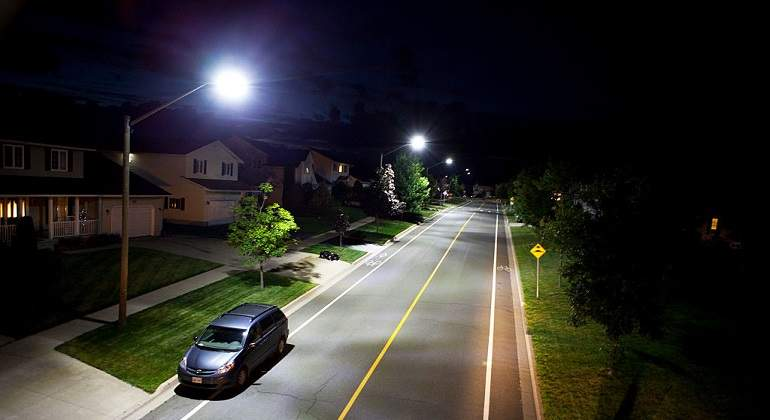
#> input picture 06_procesamiento_en_color/Farolas-LED.jpg, 770 x 420 px
$ python punto_4.py
#> lines starting #> are read from the running program, lines starting #| are printed output that depends on the picture
import matplotlib.pyplot as plt
import cv2 as cv
import numpy as np


def equalize_histogram_channels_3(image: np.ndarray, hls: bool = False) -> np.ndarray:
    channel_1, channel_2, channel_3 = cv.split(image)

    if hls:
        channel_2 = cv.equalizeHist(channel_2)
    else:
        channel_1 = cv.equalizeHist(channel_1)
        channel_2 = cv.equalizeHist(channel_2)
        channel_3 = cv.equalizeHist(channel_3)

    return cv.merge((channel_1, channel_2, channel_3))


def main() -> None:
    image_farolas: np.ndarray = cv.imread("Farolas-LED.jpg")
#> image_farolas is the input picture: shape (420, 770, 3); mean B, G, R 43.2, 45.3, 46.9
    image_farolas_hls: np.ndarray = cv.cvtColor(image_farolas, cv.COLOR_BGR2HLS)
#> image_farolas_hls: shape (420, 770, 3); mean of channels 0, 1, 2 54.7, 45.4, 89.4
    image_farolas_eq: np.ndarray = equalize_histogram_channels_3(image_farolas)
#> in equalize_histogram_channels_3, `channel_1 = cv.equalizeHist(channel_1)`:
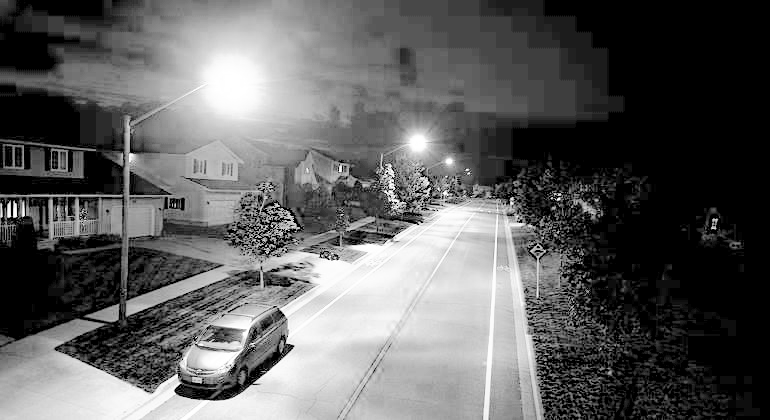
#> channel_1: shape (420, 770); min 0, max 255, mean 94.9
#> in equalize_histogram_channels_3, `channel_3 = cv.equalizeHist(channel_3)`:
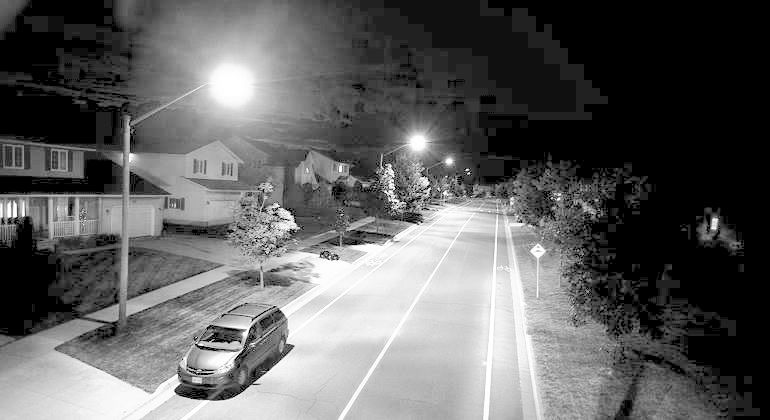
#> channel_3: shape (420, 770); min 0, max 255, mean 96.9
#> in equalize_histogram_channels_3, `return cv.merge((channel_1, channel_2, channel_3))`:
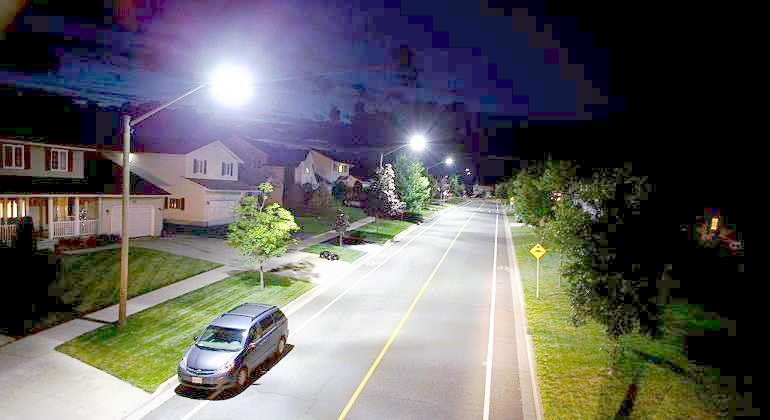
#> returned value: shape (420, 770, 3); mean of channels 0, 1, 2 94.9, 95.4, 96.9; drawn as B, G, R
    image_farolas_hls_eq: np.ndarray = equalize_histogram_channels_3(
        image_farolas_hls, hls=True
    )
#> call 2 of equalize_histogram_channels_3, with hls = True
#> in equalize_histogram_channels_3 (call 2), `channel_1, channel_2, channel_3 = cv.split(image)`:
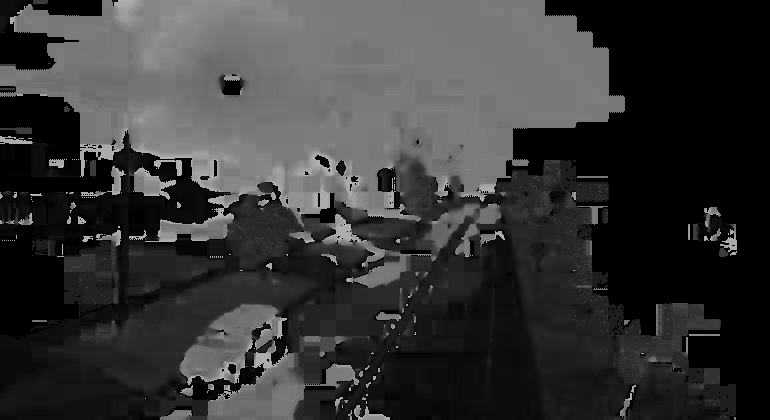
#> channel_1: shape (420, 770); min 0, max 179, mean 54.7
#> in equalize_histogram_channels_3 (call 2), `channel_1, channel_2, channel_3 = cv.split(image)`:
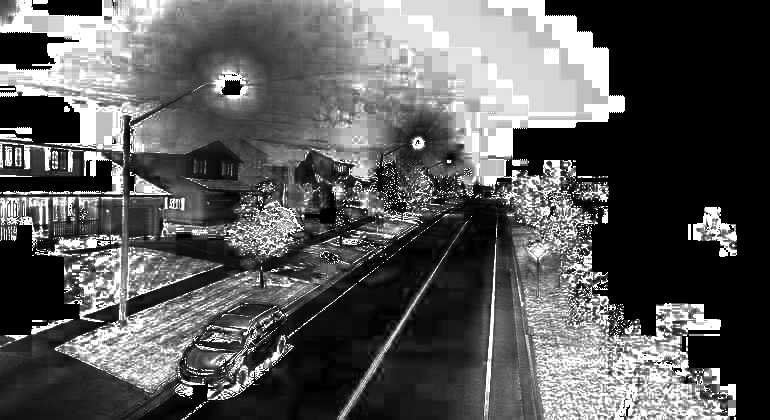
#> channel_3: shape (420, 770); min 0, max 255, mean 89.4
#> in equalize_histogram_channels_3 (call 2), `channel_2 = cv.equalizeHist(channel_2)`:
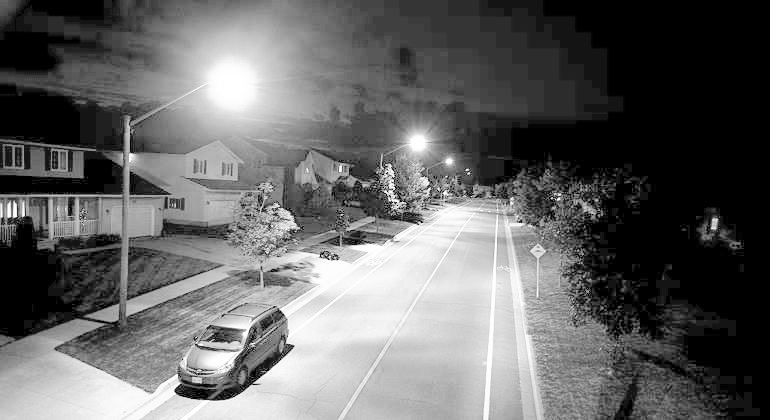
#> channel_2: shape (420, 770); min 0, max 255, mean 100.9
#> in equalize_histogram_channels_3 (call 2), `return cv.merge((channel_1, channel_2, channel_3))`: returned value: shape (420, 770, 3); mean of channels 0, 1, 2 54.7, 100.9, 89.4

    rows, cols = 1, 3

    plt.subplot(rows, cols, 1)
    plt.imshow(cv.cvtColor(image_farolas, cv.COLOR_BGR2RGB))
    plt.title("Original")
    plt.axis("off")

    plt.subplot(rows, cols, 2)
    plt.imshow(cv.cvtColor(image_farolas_eq, cv.COLOR_BGR2RGB))
    plt.title("RBG equalized")
    plt.axis("off")

    plt.subplot(rows, cols, 3)
    plt.imshow(cv.cvtColor(image_farolas_hls_eq, cv.COLOR_HLS2RGB))
    plt.title("HLS equalized")
    plt.axis("off")

    plt.show()
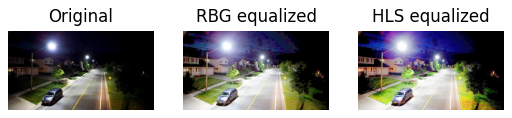
#> figure drawn by matplotlib, 3 panels


if __name__ == "__main__":
    main()
